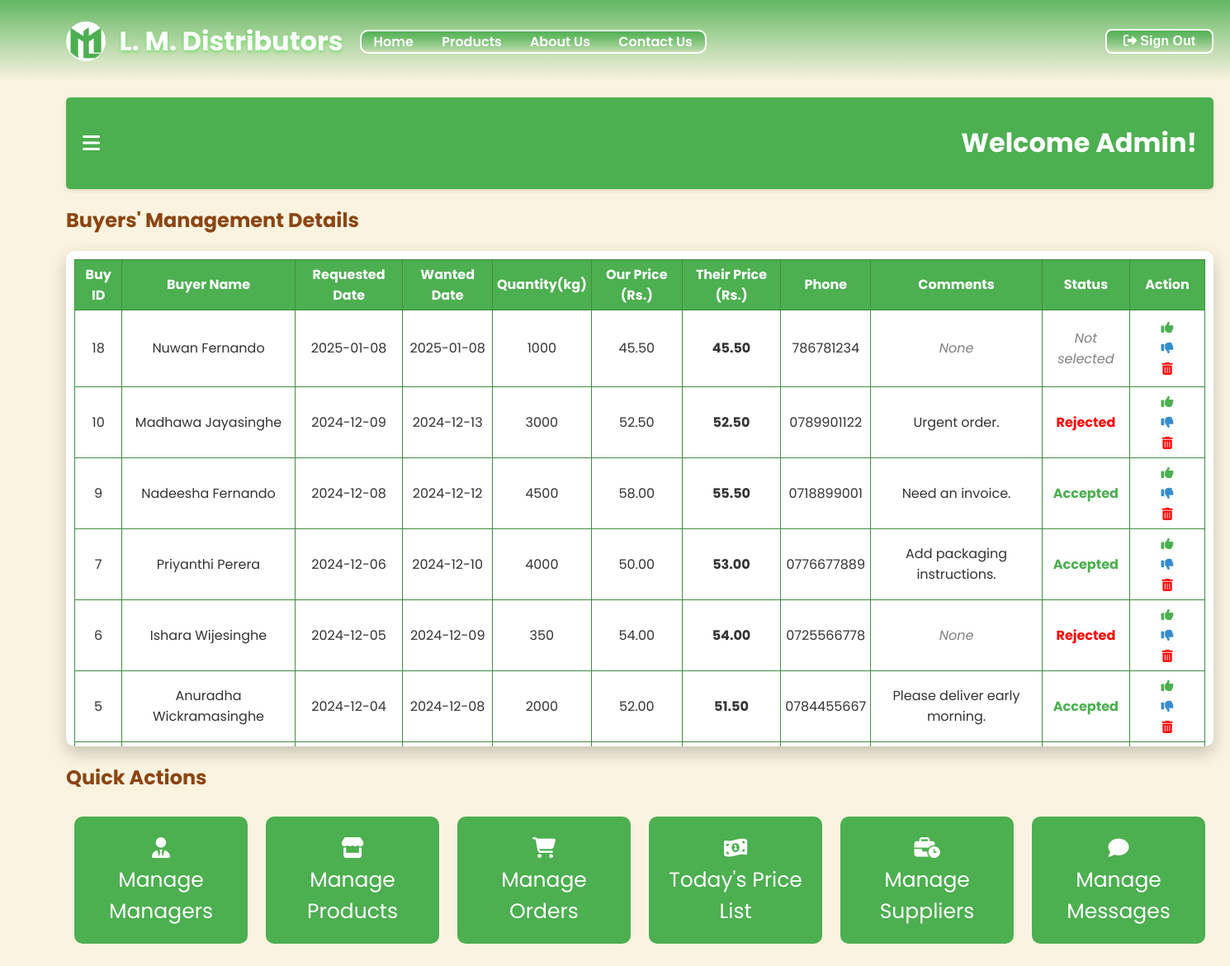
The app's page /buyersManagement.php (signed in) with its own data.
### tables this page shows
CREATE TABLE `buyer` (
  `buyID` int(11) NOT NULL,
  `name` varchar(255) NOT NULL,
  `reqDate` date NOT NULL,
  `wantedDate` date NOT NULL,
  `quantity` int(11) NOT NULL,
  `ourPrice` decimal(10,2) DEFAULT NULL,
  `theirPrice` decimal(10,2) NOT NULL,
  `phone` varchar(15) NOT NULL,
  `comments` text DEFAULT NULL,
  `status` enum('Not Selected','Accepted','Rejected') NOT NULL
);

### buyersManagement.php (the view, shortened to what this page needs)
<?php
include_once 'config.php';
if(isset($_SESSION['user_fName']) && ($_SESSION['user_type'] == 'admin' || $_SESSION['user_type'] == 'manager')) {
    $dob = $_SESSION['user_dob'];
    $today = date('m-d');
    $birthday = date('m-d', strtotime($dob));
    if($birthday == $today) {
        $greeting = "Happy Birthday ".htmlspecialchars($_SESSION['user_fName']). "!";
    }
    else {
        $greeting = "Welcome ".htmlspecialchars($_SESSION['user_fName'])."!";
    }
    $query = "SELECT * FROM `buyer` ORDER BY `buyID` DESC";
    $result = mysqli_query($conn, $query);
}
else {
    header('Location: login.php');
    exit();
}
?>
<!DOCTYPE html>
<html lang="en">
<head>
    <link rel="stylesheet" href="./css/buyersManagement.css">
    <link rel="stylesheet" href="https://cdnjs.cloudflare.com/ajax/libs/font-awesome/6.0.0-beta3/css/all.min.css">
</head>
<body>
    <?php include 'header.php'; ?>
    <div class="container">
        <div class="main-content">
            <div class="topbar">
                <i class="fas fa-bars" id="toggle-sidebar" title="Open Dashboard"></i>
                <h1><?php echo $greeting; ?></h1>
            </div>
            <h2 class="displaySuppliersH2">Buyers' Management Details</h2>
            <center>
            <div class="displaySuppliers">
                <div class="custom-scroll">
                    <div class="content" id="scrollable-content">
                        <table class="listTable" border="1px">
                            <tr>
                                <th class="buyID">Buy ID</th>
                                <th class="buyerName">Buyer Name</th>
                                <th class="reqDate">Requested Date</th>
                                <th class="wantedDate">Wanted Date</th>
                                <th class="buyQuantity">Quantity(kg)</th>
                                <th class="ourPrice">Our Price (Rs.)</th>
                                <th class="theirPrice">Their Price (Rs.)</th>
                                <th class="Phone">Phone</th>
                                <th class="comments">Comments</th>
                                <th class="tStatus">Status</th>
                                <th class="tAction">Action</th>
                            </tr>
                            <?php while($row = $result->fetch_assoc()): ?>
                            <tr>
                                <td class="buyID"><?php echo htmlspecialchars($row['buyID']); ?></td>
                                <td class="buyerName"><?php echo htmlspecialchars($row['name']); ?></td>
                                <td class="reqDate"><?php echo htmlspecialchars($row['reqDate']); ?></td>
                                <td class="wantedDate"><?php echo htmlspecialchars($row['wantedDate']); ?></td>
                                <td class="buyQuantity"><?php echo htmlspecialchars($row['quantity']); ?></td>
                                <td class="ourPrice"><?php echo htmlspecialchars($row['ourPrice']); ?></td>
                                <td class="theirPrice"><?php echo htmlspecialchars($row['theirPrice']); ?></td>
                                <td class="Phone"><?php echo htmlspecialchars($row['phone']); ?></td>
                                <td class="comments">
                                    <?php echo !empty(htmlspecialchars($row['comments'])) ? htmlspecialchars($row['comments']) : "<em class='none'>None</em>"; ?>
                                </td>
                                <td class="tStatus"><?php
                                                        if (htmlspecialchars($row['status']) == 'Accepted') {
                                                                echo "<p class='acceptStatus'>Accepted</p>";
                                                        }
                                                        else if (htmlspecialchars($row['status']) == 'Rejected') {
                                                            echo "<p class='rejectStatus'>Rejected</p>";
                                                        }
                                                        else {
                                                            echo "<p class='notSetStatus'><em>Not selected</em></p>";
                                                        }
                                                    ?>
                                </td>
                                <td class="tAction actionBtns">
                                    <form method="POST" action="">
                                        <button type="submit" class="actionBtn" name="acceptBtn">
                                            <i class="fa-solid fa-thumbs-up" title="Accept"></i>
                                        </button>
                                    </form>
                                    <form method="POST" action="">
                                        <button type="submit" class="actionBtn" name="rejectBtn">
                                            <i class="fa-solid fa-thumbs-down" title="Reject"></i>
                                        </button>
                                    </form>
                                    <form method="POST" action="" onsubmit="return confirmDelete();">
                                        <button type="submit" class="actionBtn" name="deleteBtn">
                                            <i class="fa-solid fa-trash-can" title="Delete"></i>
                                        </button>
                                    </form>
                                </td>
                            </tr>
                            <?php endwhile;?>
                        </table>
                    </div>
                </div>
            </div>
            </center>
            <h2 class="quickH2">Quick Actions</h2>
            <div class="quick">
                <div class="card">
                    <a href="./manageManagers.php" title="Managers Management"><i class="fas fa-user-tie"></i><br>Manage Managers</a>
                </div>
                <div class="card">
                    <a href="./manageProducts.php" title="Products Management"><i class="fa-solid fa-store"></i><br>Manage Products</a>
                </div>
                <div class="card">
                    <a href="./manageOrders.php" title="Orders Management"><i class="fa-solid fa-cart-shopping"></i><br>Manage Orders</a>
                </div>
                <div class="card">
                    <a href="./todayPrice.php" title="Buyers & Sellers price list"><i class="fa-solid fa-money-bill-1-wave"></i><br>Today's Price List</a>
                </div>
                <div class="card">
                    <a href="./supplyManagement.php" title="Suppliers Management"><i class="fa-solid fa-business-time"></i><br>Manage Suppliers</a>
                </div>
                <div class="card">
                    <a href="./manageMessages.php" title="Messages Management"><i class="fa-solid fa-comment"></i><br>Manage Messages</a>
                </div>
            </div>
        </div>
    </div>
</body>
</html>

### css/buyersManagement.css (style rules this page uses)
body { margin: 0; font-family: 'Poppins', sans-serif; background-color: #FAF3E0; color: #333; }
.container { display: flex; height: 100vh; }
.main-content { flex-grow: 1; padding: 20px; margin-left: 60px; }
.topbar { display: flex; align-items: center; justify-content: space-between; padding: 10px 20px; background-color: #4CAF50; border-radius: 5px; box-shadow: 0 2px 5px rgba(0, 0, 0, 0.1); }
.topbar i { font-size: 24px; cursor: pointer; color: #fff; }
.topbar h1 { color: #fff; }
.custom-scroll { border: none; border-radius: 10px; background-color: #fff; width: fit-content; max-height: 600px; height: fit-content; overflow: hidden; position: relative; box-shadow: 0 8px 20px rgba(0, 0, 0, 0.2); animation: fadeIn 1s ease-in-out; }
.content { max-height: 600px; height: fit-content; overflow-y: scroll; overflow-x: scroll; scroll-behavior: smooth; padding: 10px; box-sizing: content-box; }
.listTable { border-collapse: collapse; border: 1px solid #3E8E41; }
.listTable th { background-color: #4CAF50; color: #fff; padding: 5px; }
.listTable td { text-align: center; background-color: #fff; padding: 5px; }
.comments { max-width: 250px; }
.none { color: grey; font-style: italic; }
.theirPrice { font-weight: bold; }
.acceptStatus { color: #4CAF50; font-weight: bold; }
.rejectStatus { color: red; font-weight: bold; }
.notSetStatus { color: grey; }
.tAction { width: 80px; }
.actionBtn { border: none !important; background-color: transparent; font-size: 15px; cursor: pointer; }
.fa-thumbs-up { color: #4CAF50; }
.fa-thumbs-down { color: #378ccd; }
.fa-trash-can { color: red; }
.quick { display: flex; justify-content: space-between; }
.quickH2, .displaySuppliersH2 { font-size: 24px; color: #8B4513; margin-bottom: 20px; }
.card { border: none; border-radius: 10px; padding: 20px; margin: 10px; width: 170px; background-color: #4CAF50; cursor: pointer; text-align: center; transition: transform 1s ease; }
.card a { text-decoration: none; font-size: 25px; color: #fff; }

### records on screen
buyer: buyID "18", name "Nuwan Fernando", reqDate "2025-01-08", wantedDate "2025-01-08", quantity "1000", ourPrice "45.50", theirPrice "45.50", phone "786781234", comments "None", status "Not selected"
buyer: buyID "10", name "Madhawa Jayasinghe", reqDate "2024-12-09", wantedDate "2024-12-13", quantity "3000", ourPrice "52.50", theirPrice "52.50", phone "0789901122", comments "Urgent order.", status "Rejected"
buyer: buyID "9", name "Nadeesha Fernando", reqDate "2024-12-08", wantedDate "2024-12-12", quantity "4500", ourPrice "58.00", theirPrice "55.50", phone "0718899001", comments "Need an invoice.", status "Accepted"
buyer: buyID "7", name "Priyanthi Perera", reqDate "2024-12-06", wantedDate "2024-12-10", quantity "4000", ourPrice "50.00", theirPrice "53.00", phone "0776677889", comments "Add packaging instructions.", status "Accepted"
buyer: buyID "6", name "Ishara Wijesinghe", reqDate "2024-12-05", wantedDate "2024-12-09", quantity "350", ourPrice "54.00", theirPrice "54.00", phone "0725566778", comments "None", status "Rejected"
buyer: buyID "5", name "Anuradha Wickramasinghe", reqDate "2024-12-04", wantedDate "2024-12-08", quantity "2000", ourPrice "52.00", theirPrice "51.50", phone "0784455667", comments "Please deliver early morning.", status "Accepted"

### other values on screen
$greeting "Welcome Admin!"
